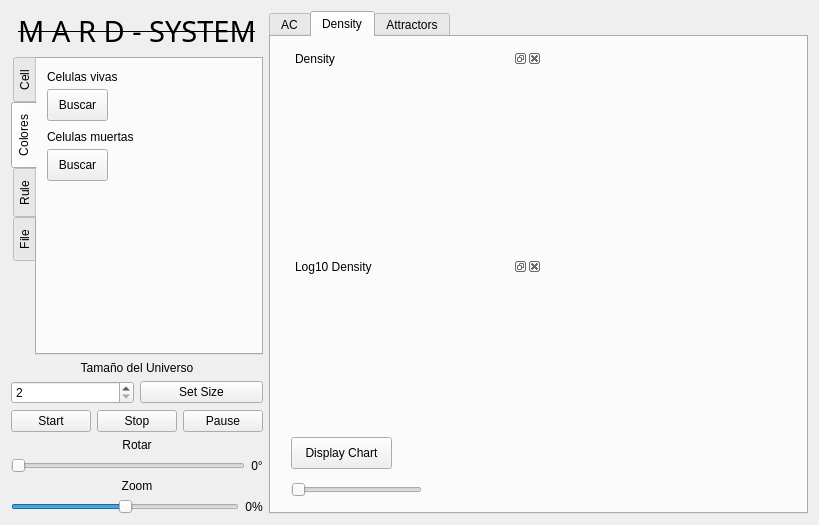
<?xml version="1.0" encoding="UTF-8"?>
<ui version="4.0">
 <class>Widget</class>
 <widget class="QWidget" name="Widget">
  <property name="geometry">
   <rect>
    <x>0</x>
    <y>0</y>
    <width>819</width>
    <height>525</height>
   </rect>
  </property>
  <property name="windowTitle">
   <string>Automata Celular v2.0</string>
  </property>
  <layout class="QGridLayout" name="gridLayout" columnstretch="0,30">
   <item row="0" column="0">
    <layout class="QHBoxLayout" name="horizontalLayout_6">
     <item>
      <layout class="QVBoxLayout" name="verticalLayout_5">
       <item>
        <layout class="QVBoxLayout" name="verticalLayout_4">
         <item>
          <widget class="QLabel" name="label_Title">
           <property name="font">
            <font>
             <family>Futura</family>
             <pointsize>22</pointsize>
             <italic>false</italic>
             <underline>false</underline>
             <strikeout>true</strikeout>
            </font>
           </property>
           <property name="text">
            <string>M A R D - SYSTEM</string>
           </property>
           <property name="alignment">
            <set>Qt::AlignCenter</set>
           </property>
          </widget>
         </item>
         <item>
          <widget class="QTabWidget" name="tabWidget">
           <property name="tabPosition">
            <enum>QTabWidget::West</enum>
           </property>
           <property name="tabShape">
            <enum>QTabWidget::Rounded</enum>
           </property>
           <property name="currentIndex">
            <number>1</number>
           </property>
           <property name="elideMode">
            <enum>Qt::ElideRight</enum>
           </property>
           <property name="movable">
            <bool>true</bool>
           </property>
           <property name="tabBarAutoHide">
            <bool>true</bool>
           </property>
           <widget class="QWidget" name="tab">
            <attribute name="title">
             <string>Cell</string>
            </attribute>
            <widget class="QLabel" name="label_4">
             <property name="geometry">
              <rect>
               <x>10</x>
               <y>20</y>
               <width>91</width>
               <height>16</height>
              </rect>
             </property>
             <property name="font">
              <font>
               <bold>true</bold>
              </font>
             </property>
             <property name="text">
              <string>Celulas vivas:</string>
             </property>
            </widget>
            <widget class="QLabel" name="label_AliveCells">
             <property name="geometry">
              <rect>
               <x>100</x>
               <y>20</y>
               <width>58</width>
               <height>16</height>
              </rect>
             </property>
             <property name="text">
              <string>0</string>
             </property>
             <property name="alignment">
              <set>Qt::AlignCenter</set>
             </property>
            </widget>
            <widget class="QLabel" name="label_5">
             <property name="geometry">
              <rect>
               <x>10</x>
               <y>60</y>
               <width>91</width>
               <height>16</height>
              </rect>
             </property>
             <property name="font">
              <font>
               <bold>true</bold>
              </font>
             </property>
             <property name="text">
              <string>Generación:</string>
             </property>
            </widget>
            <widget class="QLabel" name="label_Generation">
             <property name="geometry">
              <rect>
               <x>90</x>
               <y>60</y>
               <width>58</width>
               <height>16</height>
              </rect>
             </property>
             <property name="text">
              <string>0</string>
             </property>
             <property name="alignment">
              <set>Qt::AlignCenter</set>
             </property>
            </widget>
           </widget>
           <widget class="QWidget" name="tab_2">
            <attribute name="title">
             <string>Colores</string>
            </attribute>
            <widget class="QPushButton" name="pushButton_Acolor">
             <property name="geometry">
              <rect>
               <x>10</x>
               <y>30</y>
               <width>61</width>
               <height>32</height>
              </rect>
             </property>
             <property name="text">
              <string>Buscar</string>
             </property>
            </widget>
            <widget class="QLabel" name="label_6">
             <property name="geometry">
              <rect>
               <x>10</x>
               <y>10</y>
               <width>81</width>
               <height>16</height>
              </rect>
             </property>
             <property name="text">
              <string>Celulas vivas</string>
             </property>
            </widget>
            <widget class="QLabel" name="label_7">
             <property name="geometry">
              <rect>
               <x>10</x>
               <y>70</y>
               <width>101</width>
               <height>16</height>
              </rect>
             </property>
             <property name="text">
              <string>Celulas muertas</string>
             </property>
            </widget>
            <widget class="QPushButton" name="pushButton_Bcolor">
             <property name="geometry">
              <rect>
               <x>10</x>
               <y>90</y>
               <width>61</width>
               <height>32</height>
              </rect>
             </property>
             <property name="text">
              <string>Buscar</string>
             </property>
            </widget>
            <widget class="QLabel" name="label_Acolor">
             <property name="geometry">
              <rect>
               <x>100</x>
               <y>10</y>
               <width>21</width>
               <height>16</height>
              </rect>
             </property>
             <property name="font">
              <font>
               <pointsize>16</pointsize>
               <bold>true</bold>
               <strikeout>false</strikeout>
              </font>
             </property>
             <property name="text">
              <string/>
             </property>
             <property name="alignment">
              <set>Qt::AlignCenter</set>
             </property>
            </widget>
            <widget class="QLabel" name="label_Dcolor">
             <property name="geometry">
              <rect>
               <x>110</x>
               <y>70</y>
               <width>21</width>
               <height>16</height>
              </rect>
             </property>
             <property name="font">
              <font>
               <pointsize>15</pointsize>
               <bold>true</bold>
              </font>
             </property>
             <property name="text">
              <string/>
             </property>
             <property name="alignment">
              <set>Qt::AlignCenter</set>
             </property>
            </widget>
           </widget>
           <widget class="QWidget" name="tab_3">
            <attribute name="title">
             <string>Rule</string>
            </attribute>
            <layout class="QHBoxLayout" name="horizontalLayout_14">
             <item>
              <layout class="QVBoxLayout" name="verticalLayout_7">
               <item>
                <layout class="QHBoxLayout" name="horizontalLayout_10">
                 <item>
                  <widget class="QLabel" name="label_8">
                   <property name="text">
                    <string>Smin:</string>
                   </property>
                  </widget>
                 </item>
                 <item>
                  <widget class="QSpinBox" name="spinBox_Smin">
                   <property name="minimum">
                    <number>1</number>
                   </property>
                   <property name="maximum">
                    <number>8</number>
                   </property>
                   <property name="value">
                    <number>2</number>
                   </property>
                  </widget>
                 </item>
                </layout>
               </item>
               <item>
                <layout class="QHBoxLayout" name="horizontalLayout_11">
                 <item>
                  <widget class="QLabel" name="label_9">
                   <property name="text">
                    <string>Smax:</string>
                   </property>
                  </widget>
                 </item>
                 <item>
                  <widget class="QSpinBox" name="spinBox_Smax">
                   <property name="minimum">
                    <number>1</number>
                   </property>
                   <property name="maximum">
                    <number>8</number>
                   </property>
                   <property name="value">
                    <number>3</number>
                   </property>
                  </widget>
                 </item>
                </layout>
               </item>
               <item>
                <layout class="QHBoxLayout" name="horizontalLayout_12">
                 <item>
                  <widget class="QLabel" name="label_10">
                   <property name="text">
                    <string>Nmin:</string>
                   </property>
                  </widget>
                 </item>
                 <item>
                  <widget class="QSpinBox" name="spinBox_Nmin">
                   <property name="minimum">
                    <number>1</number>
                   </property>
                   <property name="maximum">
                    <number>8</number>
                   </property>
                   <property name="value">
                    <number>3</number>
                   </property>
                  </widget>
                 </item>
                </layout>
               </item>
               <item>
                <layout class="QHBoxLayout" name="horizontalLayout_13">
                 <item>
                  <widget class="QLabel" name="label_11">
                   <property name="text">
                    <string>Nmax:</string>
                   </property>
                  </widget>
                 </item>
                 <item>
                  <widget class="QSpinBox" name="spinBox_Nmax">
                   <property name="minimum">
                    <number>1</number>
                   </property>
                   <property name="maximum">
                    <number>8</number>
                   </property>
                   <property name="value">
                    <number>3</number>
                   </property>
                  </widget>
                 </item>
                </layout>
               </item>
              </layout>
             </item>
             <item>
              <widget class="QPushButton" name="pushButton_Rule">
               <property name="text">
                <string>Set Rule</string>
               </property>
              </widget>
             </item>
            </layout>
           </widget>
           <widget class="QWidget" name="tab_6">
            <attribute name="title">
             <string>File</string>
            </attribute>
            <layout class="QVBoxLayout" name="verticalLayout_8">
             <item>
              <widget class="QScrollArea" name="scrollArea">
               <property name="widgetResizable">
                <bool>true</bool>
               </property>
               <widget class="QWidget" name="scrollAreaWidgetContents">
                <property name="geometry">
                 <rect>
                  <x>0</x>
                  <y>0</y>
                  <width>173</width>
                  <height>167</height>
                 </rect>
                </property>
                <widget class="QWidget" name="layoutWidget">
                 <property name="geometry">
                  <rect>
                   <x>10</x>
                   <y>10</y>
                   <width>124</width>
                   <height>24</height>
                  </rect>
                 </property>
                 <layout class="QHBoxLayout" name="horizontalLayout_7">
                  <item>
                   <widget class="QLabel" name="label_12">
                    <property name="text">
                     <string>Cargar archivo</string>
                    </property>
                   </widget>
                  </item>
                  <item>
                   <widget class="QToolButton" name="tool_file">
                    <property name="text">
                     <string>...</string>
                    </property>
                   </widget>
                  </item>
                 </layout>
                </widget>
                <widget class="QWidget" name="layoutWidget">
                 <property name="geometry">
                  <rect>
                   <x>10</x>
                   <y>60</y>
                   <width>131</width>
                   <height>24</height>
                  </rect>
                 </property>
                 <layout class="QHBoxLayout" name="horizontalLayout_5">
                  <item>
                   <widget class="QLabel" name="label_13">
                    <property name="text">
                     <string>Guardar archivo</string>
                    </property>
                   </widget>
                  </item>
                  <item>
                   <widget class="QToolButton" name="tool_fileSave">
                    <property name="text">
                     <string>...</string>
                    </property>
                   </widget>
                  </item>
                 </layout>
                </widget>
               </widget>
              </widget>
             </item>
            </layout>
           </widget>
          </widget>
         </item>
         <item>
          <layout class="QVBoxLayout" name="verticalLayout_3">
           <item>
            <widget class="QLabel" name="label_3">
             <property name="text">
              <string>Tamaño del Universo</string>
             </property>
             <property name="alignment">
              <set>Qt::AlignCenter</set>
             </property>
            </widget>
           </item>
           <item>
            <layout class="QHBoxLayout" name="horizontalLayout_4">
             <item>
              <widget class="QSpinBox" name="spinBox_Size">
               <property name="minimum">
                <number>2</number>
               </property>
               <property name="maximum">
                <number>5000</number>
               </property>
              </widget>
             </item>
             <item>
              <widget class="QPushButton" name="pushButton_Size">
               <property name="text">
                <string>Set Size</string>
               </property>
              </widget>
             </item>
            </layout>
           </item>
          </layout>
         </item>
         <item>
          <layout class="QHBoxLayout" name="horizontalLayout_3">
           <item>
            <widget class="QPushButton" name="pushButton_Start">
             <property name="text">
              <string>Start</string>
             </property>
            </widget>
           </item>
           <item>
            <widget class="QPushButton" name="pushButton_Stop">
             <property name="text">
              <string>Stop</string>
             </property>
            </widget>
           </item>
           <item>
            <widget class="QPushButton" name="pushButton_Pause">
             <property name="text">
              <string>Pause</string>
             </property>
            </widget>
           </item>
          </layout>
         </item>
        </layout>
       </item>
       <item>
        <layout class="QVBoxLayout" name="verticalLayout_2">
         <item>
          <widget class="QLabel" name="label_2">
           <property name="text">
            <string>Rotar</string>
           </property>
           <property name="alignment">
            <set>Qt::AlignCenter</set>
           </property>
          </widget>
         </item>
         <item>
          <layout class="QHBoxLayout" name="horizontalLayout_2">
           <item>
            <widget class="QSlider" name="Rotate">
             <property name="maximum">
              <number>360</number>
             </property>
             <property name="orientation">
              <enum>Qt::Horizontal</enum>
             </property>
            </widget>
           </item>
           <item>
            <widget class="QLabel" name="label_Rotate">
             <property name="text">
              <string>0°</string>
             </property>
             <property name="alignment">
              <set>Qt::AlignCenter</set>
             </property>
            </widget>
           </item>
          </layout>
         </item>
        </layout>
       </item>
       <item>
        <layout class="QVBoxLayout" name="verticalLayout">
         <item>
          <widget class="QLabel" name="label">
           <property name="text">
            <string>Zoom</string>
           </property>
           <property name="alignment">
            <set>Qt::AlignCenter</set>
           </property>
          </widget>
         </item>
         <item>
          <layout class="QHBoxLayout" name="horizontalLayout">
           <item>
            <widget class="QSlider" name="Zoom">
             <property name="minimum">
              <number>-1000</number>
             </property>
             <property name="maximum">
              <number>1000</number>
             </property>
             <property name="orientation">
              <enum>Qt::Horizontal</enum>
             </property>
            </widget>
           </item>
           <item>
            <widget class="QLabel" name="label_Zoom">
             <property name="text">
              <string>0%</string>
             </property>
             <property name="alignment">
              <set>Qt::AlignCenter</set>
             </property>
            </widget>
           </item>
          </layout>
         </item>
        </layout>
       </item>
      </layout>
     </item>
    </layout>
   </item>
   <item row="0" column="1">
    <widget class="QTabWidget" name="tabWidget_2">
     <property name="currentIndex">
      <number>1</number>
     </property>
     <widget class="QWidget" name="tab_4">
      <attribute name="title">
       <string>AC</string>
      </attribute>
      <layout class="QVBoxLayout" name="verticalLayout_6">
       <item>
        <widget class="QGraphicsView" name="graphicsView"/>
       </item>
      </layout>
     </widget>
     <widget class="QWidget" name="tab_5">
      <attribute name="title">
       <string>Density</string>
      </attribute>
      <widget class="QDockWidget" name="dockWidget_Density">
       <property name="geometry">
        <rect>
         <x>20</x>
         <y>12</y>
         <width>251</width>
         <height>181</height>
        </rect>
       </property>
       <property name="windowTitle">
        <string>Density</string>
       </property>
       <widget class="QWidget" name="dockWidgetContents"/>
      </widget>
      <widget class="QPushButton" name="pushButton_Chart">
       <property name="geometry">
        <rect>
         <x>20</x>
         <y>400</y>
         <width>101</width>
         <height>32</height>
        </rect>
       </property>
       <property name="text">
        <string>Display Chart</string>
       </property>
      </widget>
      <widget class="QSlider" name="Zoom_Chart">
       <property name="geometry">
        <rect>
         <x>20</x>
         <y>440</y>
         <width>131</width>
         <height>25</height>
        </rect>
       </property>
       <property name="orientation">
        <enum>Qt::Horizontal</enum>
       </property>
      </widget>
      <widget class="QDockWidget" name="dockWidget_Log10">
       <property name="geometry">
        <rect>
         <x>20</x>
         <y>220</y>
         <width>251</width>
         <height>151</height>
        </rect>
       </property>
       <property name="windowTitle">
        <string>Log10 Density</string>
       </property>
       <widget class="QWidget" name="dockWidgetContents_2"/>
      </widget>
     </widget>
     <widget class="QWidget" name="tab_7">
      <attribute name="title">
       <string>Attractors</string>
      </attribute>
      <widget class="QTableWidget" name="tableWidget_Nodes">
       <property name="geometry">
        <rect>
         <x>20</x>
         <y>30</y>
         <width>491</width>
         <height>271</height>
        </rect>
       </property>
       <property name="autoFillBackground">
        <bool>false</bool>
       </property>
      </widget>
      <widget class="QWidget" name="layoutWidget">
       <property name="geometry">
        <rect>
         <x>21</x>
         <y>324</y>
         <width>221</width>
         <height>93</height>
        </rect>
       </property>
       <layout class="QVBoxLayout" name="verticalLayout_9">
        <item>
         <widget class="QLabel" name="label_14">
          <property name="text">
           <string>Tamaño del Espacio</string>
          </property>
          <property name="alignment">
           <set>Qt::AlignCenter</set>
          </property>
         </widget>
        </item>
        <item>
         <layout class="QHBoxLayout" name="horizontalLayout_8">
          <item>
           <widget class="QSpinBox" name="spinBox_SizeGrid">
            <property name="buttonSymbols">
             <enum>QAbstractSpinBox::UpDownArrows</enum>
            </property>
            <property name="minimum">
             <number>2</number>
            </property>
            <property name="maximum">
             <number>6</number>
            </property>
            <property name="displayIntegerBase">
             <number>10</number>
            </property>
           </widget>
          </item>
          <item>
           <widget class="QPushButton" name="pushButton_Calculate">
            <property name="text">
             <string>Calculate</string>
            </property>
           </widget>
          </item>
         </layout>
        </item>
       </layout>
      </widget>
      <widget class="QWidget" name="layoutWidget">
       <property name="geometry">
        <rect>
         <x>260</x>
         <y>390</y>
         <width>219</width>
         <height>24</height>
        </rect>
       </property>
       <layout class="QHBoxLayout" name="horizontalLayout_9">
        <item>
         <widget class="QLabel" name="label_15">
          <property name="text">
           <string>Guardar archivo</string>
          </property>
          <property name="alignment">
           <set>Qt::AlignRight|Qt::AlignTrailing|Qt::AlignVCenter</set>
          </property>
         </widget>
        </item>
        <item>
         <widget class="QToolButton" name="toolButton_fileSave2">
          <property name="text">
           <string>...</string>
          </property>
         </widget>
        </item>
       </layout>
      </widget>
     </widget>
    </widget>
   </item>
  </layout>
 </widget>
 <resources/>
 <connections/>
</ui>
